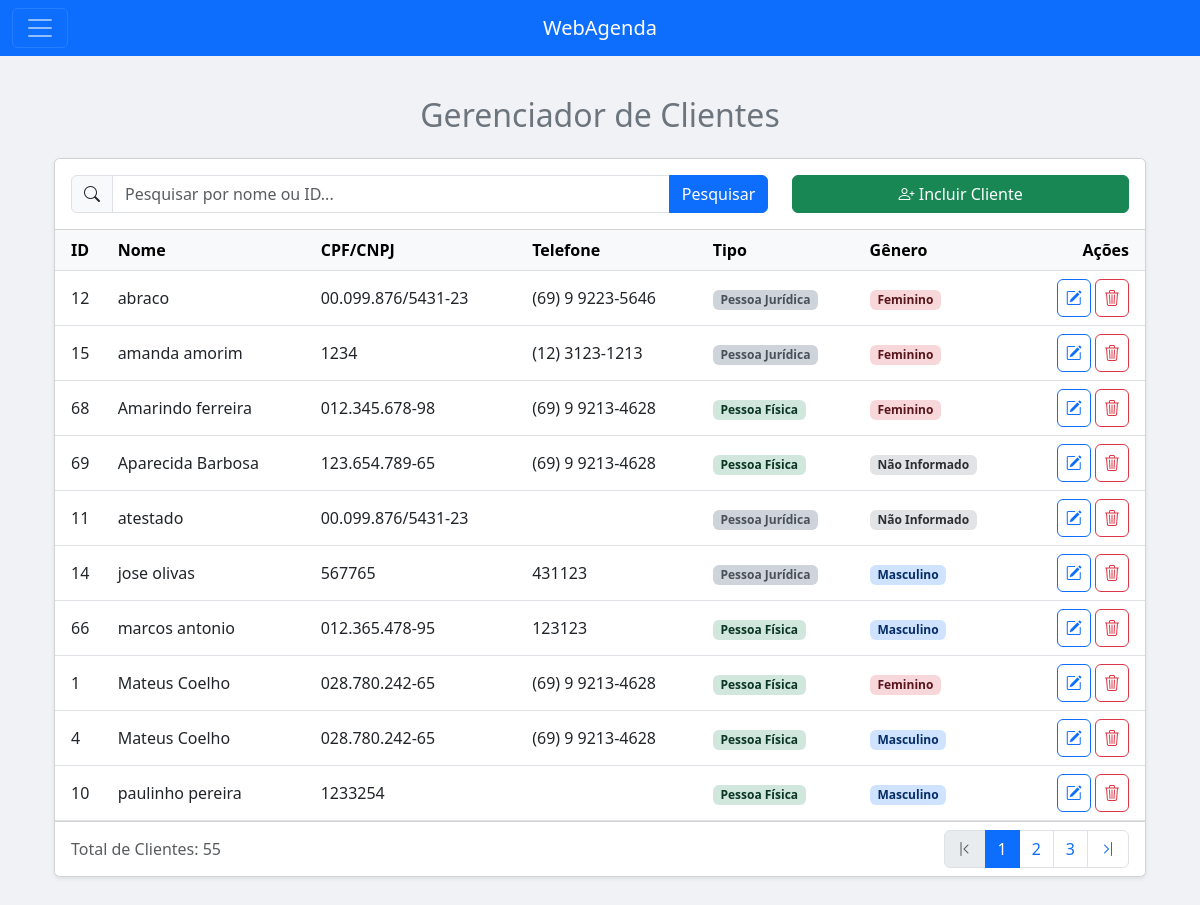
The app's page /Scripts/agenda.php?menuop=clientes (signed in) with its own data.
### tables this page shows
CREATE TABLE IF NOT EXISTS `pessoas` (
  `id_pessoa` int NOT NULL AUTO_INCREMENT,
  `nome` varchar(100) NOT NULL,
  `cpfcnpj` varchar(20) NOT NULL,
  `rgie` varchar(20) DEFAULT NULL,
  `nasc` date DEFAULT NULL,
  `f_j` smallint DEFAULT NULL COMMENT '0-Pessoa Fisica, 1-Pessoa Juridica',
  `tipopessoa` smallint DEFAULT NULL COMMENT '0-Usuario, 1-Cliente, 2-Medico',
  `email` varchar(50) DEFAULT NULL,
  `telefone` varchar(50) DEFAULT NULL,
  `genero` char(1) DEFAULT NULL COMMENT 'M-Masculino, F-Feminino, N-Não Identificado',
  `excluido` tinyint(1) DEFAULT NULL,
  PRIMARY KEY (`id_pessoa`)
);

### Scripts/funcoes.php (called while the page is built, shortened)
<?php
function formatarCpfCnpj($numero) {
    $numero = preg_replace('/\D/', '', $numero);
    if (strlen($numero) === 11) {
        return preg_replace('/^(\d{3})(\d{3})(\d{3})(\d{2})$/', '$1.$2.$3-$4', $numero);
    } elseif (strlen($numero) === 14) {
        return preg_replace('/^(\d{2})(\d{3})(\d{3})(\d{4})(\d{2})$/', '$1.$2.$3/$4-$5', $numero);
    }
    return $numero;
}
function formatarTelefone($telefone) {
    $telefone = preg_replace('/\D/', '', $telefone);
    if (strlen($telefone) === 11) {
        return preg_replace('/^(\d{2})(\d{1})(\d{4})(\d{4})$/', '($1) $2 $3-$4', $telefone);
    } elseif (strlen($telefone) === 10) {
        return preg_replace('/^(\d{2})(\d{4})(\d{4})$/', '($1) $2-$3', $telefone);
    }
    return $telefone;
}
?>

### Scripts/clientes.php (the view, shortened to what this page needs)
<?php
include_once("conexao.php");
include_once("funcoes.php");
?>
<!DOCTYPE html>
<html lang="pt">
<head>
    <link href="https://cdn.jsdelivr.net/npm/bootstrap@5.3.0/dist/css/bootstrap.min.css" rel="stylesheet">
    <link rel="stylesheet" href="https://cdn.jsdelivr.net/npm/bootstrap-icons@1.11.3/font/bootstrap-icons.min.css">
</head>
<body style="background-color: #f0f2f5;">
<div class="container mt-4 mb-5">
    <header class="mb-4">
        <h2 class="text-center text-secondary">Gerenciador de Clientes</h2>
    </header>
    <div class="card shadow-sm">
        <div class="card-header bg-white p-3">
            <div class="row align-items-center">
                <div class="col-12 col-md-8 mb-3 mb-md-0">
                    <form action="agenda.php?menuop=clientes" method="post">
                        <div class="input-group">
                            <span class="input-group-text"><i class="bi bi-search"></i></span>
                            <input class="form-control" type="text" name="pesquisa" placeholder="Pesquisar por nome ou ID..." value="<?= htmlspecialchars($_POST['pesquisa'] ?? '') ?>">
                            <button class="btn btn-primary" type="submit">Pesquisar</button>
                        </div>
                    </form>
                </div>
                <div class="col-12 col-md-4 text-md-end">
                    <a href="agenda.php?menuop=cadastrocliente" class="btn btn-success w-100 w-md-auto">
                        <i class="bi bi-person-plus"></i> Incluir Cliente
                    </a>
                </div>
            </div>
        </div>
        <div class="card-body p-0">
            <div class="table-responsive">
                <table class="table table-hover mb-0">
                    <thead class="table-light">
                        <tr>
                            <th class="ps-3">ID</th>
                            <th>Nome</th>
                            <th>CPF/CNPJ</th>
                            <th>Telefone</th> <th>Tipo</th>
                            <th>Gênero</th>
                            <th class="text-end pe-3">Ações</th>
                        </tr>
                    </thead>
                    <tbody>
                        <?php
                        $quantidade = 10;
                        $pagina = (isset($_GET['pagina'])) ? (int)$_GET['pagina'] : 1;
                        $inicio = ($quantidade * $pagina) - $quantidade;
                        $pesquisa = $_POST["pesquisa"] ?? "";
                        $sql = "SELECT id_pessoa, nome, cpfcnpj, telefone, nasc, f_j, genero,
                                CASE WHEN f_j = 0 THEN 'Pessoa Física' WHEN f_j = 1 THEN 'Pessoa Jurídica' END AS 'tipagem_pessoa',
                                CASE WHEN genero = 'M' THEN 'Masculino' WHEN genero = 'F' THEN 'Feminino' WHEN genero = 'N' THEN 'Não Informado' END AS 'genero_texto',
                                DATE_FORMAT(nasc, '%d/%m/%Y') as data_nasc
                                FROM pessoas
                                WHERE (excluido <> 1) AND tipopessoa = 1 AND (id_pessoa = ? OR nome LIKE ?)
                                ORDER BY nome ASC
                                LIMIT ?, ?";
                        $stmt = mysqli_prepare($conexao, $sql);
                        $termo_pesquisa = "%" . $pesquisa . "%";
                        mysqli_stmt_bind_param($stmt, 'ssii', $pesquisa, $termo_pesquisa, $inicio, $quantidade);
                        mysqli_stmt_execute($stmt);
                        $RS = mysqli_stmt_get_result($stmt);
                        if (mysqli_num_rows($RS) > 0) {
                            foreach ($RS as $dados) {
                                $badge_genero_cor = 'bg-secondary-subtle text-secondary-emphasis';
                                if ($dados['genero'] == 'M') {
                                    $badge_genero_cor = 'bg-primary-subtle text-primary-emphasis';
                                } elseif ($dados['genero'] == 'F') {
                                    $badge_genero_cor = 'bg-danger-subtle text-danger-emphasis';
                                }
                                $badge_pessoa_cor = ($dados['f_j'] == 0)
                                    ? 'bg-success-subtle text-success-emphasis'
                                    : 'bg-dark-subtle text-dark-emphasis';
                                echo "<tr>";
                                echo "<td class='ps-3'>" . htmlspecialchars($dados['id_pessoa']) . "</td>";
                                echo "<td>" . htmlspecialchars($dados['nome']) . "</td>";
                                echo "<td>" . htmlspecialchars(formatarCpfCnpj($dados['cpfcnpj'])) . "</td>";
                                echo "<td>" . htmlspecialchars(formatarTelefone($dados['telefone'])) . "</td>";
                                echo "<td><span class='badge " . $badge_pessoa_cor . "'>" . htmlspecialchars($dados['tipagem_pessoa']) . "</span></td>";
                                echo "<td><span class='badge " . $badge_genero_cor . "'>" . htmlspecialchars($dados['genero_texto']) . "</span></td>";
                                echo "<td class='text-end pe-3'>
                                        <a href='agenda.php?menuop=editarcliente&idcli=" . $dados['id_pessoa'] . "' class='btn btn-outline-primary btn-icon' title='Alterar'>
                                            <i class='bi bi-pencil-square'></i>
                                        </a>
                                        <a href='agenda.php?menuop=excluircliente&idcli=" . $dados['id_pessoa'] . "' class='btn btn-outline-danger btn-icon btn-excluir' title='Excluir'>
                                            <i class='bi bi-trash3'></i>
                                        </a>
                                      </td>";
                                echo "</tr>";
                            }
                        } else {
                            echo "<tr><td colspan='7' class='text-center p-4'>Nenhum cliente encontrado.</td></tr>";
                        }
                        ?>
                    </tbody>
                </table>
            </div>
        </div>
        <?php
        $sqltotal = "SELECT COUNT(id_pessoa) as total FROM pessoas WHERE (excluido <> 1) AND tipopessoa = 1 AND (id_pessoa = ? OR nome LIKE ?)";
        $stmt_total = mysqli_prepare($conexao, $sqltotal);
        mysqli_stmt_bind_param($stmt_total, 'ss', $pesquisa, $termo_pesquisa);
        mysqli_stmt_execute($stmt_total);
        $rs_total = mysqli_stmt_get_result($stmt_total);
        $row_total = mysqli_fetch_assoc($rs_total);
        $numtotal = $row_total['total'];
        $totalpagina = ceil($numtotal / $quantidade);
        if ($totalpagina > 1):
        ?>
        <div class="card-footer bg-white d-flex justify-content-between align-items-center">
            <span class="text-muted">Total de Clientes: <?= $numtotal ?></span>
            <nav aria-label="Navegação da página">
                <ul class="pagination mb-0">
                    <?php
                    echo "<li class='page-item " . ($pagina == 1 ? 'disabled' : '') . "'><a class='page-link' href='?menuop=clientes&pagina=1'><i class='bi bi-chevron-bar-left'></i></a></li>";
                    for ($i = 1; $i <= $totalpagina; $i++) {
                        if ($i >= ($pagina - 2) && $i <= ($pagina + 2)) {
                            echo "<li class='page-item " . ($i == $pagina ? 'active' : '') . "'><a class='page-link' href='?menuop=clientes&pagina=$i'>$i</a></li>";
                        }
                    }
                    echo "<li class='page-item " . ($pagina == $totalpagina ? 'disabled' : '') . "'><a class='page-link' href='?menuop=clientes&pagina=$totalpagina'><i class='bi bi-chevron-bar-right'></i></a></li>";
                    ?>
                </ul>
            </nav>
        </div>
        <?php endif; ?>
    </div>
</div>
</body>
</html>

### Scripts/clientes.php (style rules this page uses)
.table td, .table th { vertical-align: middle; }
.btn-icon { padding: .375rem .5rem; font-size: 1rem; }

### records on screen
pessoas: id_pessoa "12", nome "abraco", cpfcnpj "00.099.876/5431-23", telefone "(69) 9 9223-5646", tipagem_pessoa "Pessoa Jurídica", genero_texto "Feminino"
pessoas: id_pessoa "15", nome "amanda amorim", cpfcnpj "1234", telefone "(12) 3123-1213", tipagem_pessoa "Pessoa Jurídica", genero_texto "Feminino"
pessoas: id_pessoa "68", nome "Amarindo ferreira", cpfcnpj "012.345.678-98", telefone "(69) 9 9213-4628", tipagem_pessoa "Pessoa Física", genero_texto "Feminino"
pessoas: id_pessoa "69", nome "Aparecida Barbosa", cpfcnpj "123.654.789-65", telefone "(69) 9 9213-4628", tipagem_pessoa "Pessoa Física", genero_texto "Não Informado"
pessoas: id_pessoa "11", nome "atestado", cpfcnpj "00.099.876/5431-23", tipagem_pessoa "Pessoa Jurídica", genero_texto "Não Informado"
pessoas: id_pessoa "14", nome "jose olivas", cpfcnpj "567765", telefone "431123", tipagem_pessoa "Pessoa Jurídica", genero_texto "Masculino"
pessoas: id_pessoa "66", nome "marcos antonio", cpfcnpj "012.365.478-95", telefone "123123", tipagem_pessoa "Pessoa Física", genero_texto "Masculino"
pessoas: id_pessoa "1", nome "Mateus Coelho", cpfcnpj "028.780.242-65", telefone "(69) 9 9213-4628", tipagem_pessoa "Pessoa Física", genero_texto "Feminino"
pessoas: id_pessoa "4", nome "Mateus Coelho", cpfcnpj "028.780.242-65", telefone "(69) 9 9213-4628", tipagem_pessoa "Pessoa Física", genero_texto "Masculino"
pessoas: id_pessoa "10", nome "paulinho pereira", cpfcnpj "1233254", tipagem_pessoa "Pessoa Física", genero_texto "Masculino"

### other values on screen
$numtotal "55"
